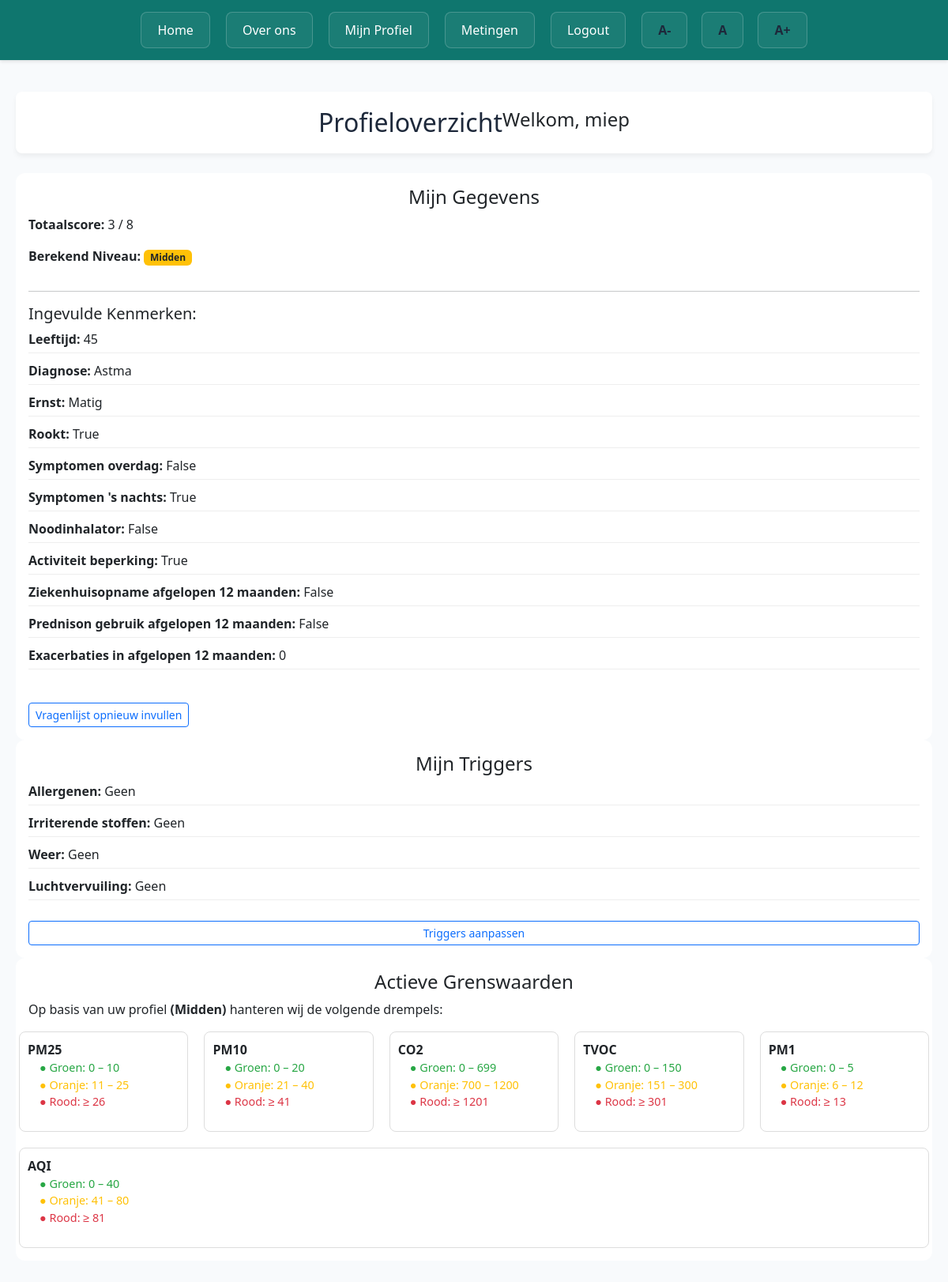
/profiel (signed in), run on the app's committed database.
### models.py (models this page shows, shortened)
class User(db.Model, UserMixin):
    __tablename__ = 'user'
    id: Map[int] = mc(primary_key=True)
    username: Map[str] = mc(String(150), unique=True, nullable=False)
    email: Map[str] = mc(String(150), unique=True, nullable=False)
    pw_hash: Map[str] = mc(String(256), nullable=False)
    role: Map[str] = mc(String(20), nullable=False)
    status: Map[str] = mc(String(20), nullable=False, default='pending')
    coupling_token: Map[Optional[str]] = mc(String(64), unique=True, nullable=True)
    esp_id: Map[Optional[int]]= mc(unique= True, nullable= True)
    waardes: Map[Optional['Waardes']] = rel(back_populates='user', uselist=False)
    triggers: Map[Optional['Triggers']] = rel(back_populates='user', uselist=False)

class Waardes(db.Model):
    __tablename__ = 'waardes'
    id: Map[int] = mc(primary_key=True)
    leeftijd: Map[int] = mc(Integer(), nullable=False)
    exacerbaties: Map[int] = mc(Integer(), nullable=False)
    diagnose: Map[str] = mc(String(8), nullable=False)
    level: Map[str] = mc(String(50), nullable=False)
    rookt: Map[bool] = mc(Boolean, nullable=False)
    dag: Map[bool] = mc(Boolean, nullable=False)
    nacht: Map[bool] = mc(Boolean, nullable=False)
    saba: Map[bool] = mc(Boolean, nullable=False)
    beperking: Map[bool] = mc(Boolean, nullable=False)
    hospital: Map[bool] = mc(Boolean, nullable=False)
    prednison: Map[bool] = mc(Boolean, nullable=False)
    score: Map[Optional[int]] = mc(Integer(), default=0)
    niveau: Map[Optional[str]] = mc(String(6))
    user_id: Map[int] = mc(FK('user.id'), unique=True, nullable=False)
    user: Map['User'] = rel(back_populates='waardes')

class Triggers(db.Model):
    __tablename__ = 'triggers'
    id: Map[int] = mc(primary_key=True)
    allergens: Map[str] = mc(String(10), nullable=False)
    irritants: Map[str] = mc(String(10), nullable=False)
    weather: Map[str] = mc(String(10), nullable=False)
    pollution: Map[str] = mc(String(10), nullable=False)
    user_id: Map[int] = mc(FK('user.id'), unique=True, nullable=False)
    user: Map['User'] = rel(back_populates='triggers')

### app.py (the view)
@app.route('/profiel')
@login_required
def profiel():
    user = current_user
    waardes = user.waardes
    triggers = user.triggers
    context = {}
    if waardes:
        context["niveau"] = waardes.niveau
        context["score"] = waardes.score
        context["drempels"] = DREMPELWAARDES[waardes.niveau]
        context["waardes"] = {
            "leeftijd": waardes.leeftijd,
            "diagnose": waardes.diagnose,
            "ernst": getattr(waardes, 'level', None),
            "rookt": waardes.rookt,
            "symptomen overdag": waardes.dag,
            "symptomen 's nachts": waardes.nacht,
            "noodinhalator": waardes.saba,
            "activiteit beperking": waardes.beperking,
            "ziekenhuisopname afgelopen 12 maanden": waardes.hospital,
            "prednison gebruik afgelopen 12 maanden": waardes.prednison,
            "exacerbaties in afgelopen 12 maanden": waardes.exacerbaties,
        }
    if triggers:
        context["triggers"] = {
            "allergenen": triggers.allergens,
            "irriterende stoffen": triggers.irritants,
            "weer": triggers.weather,
            "luchtvervuiling": triggers.pollution,
        }
    return rt("profiel.html", **context)

### models.py (called while the page is built)
@login_manager.user_loader
def load_user(user_id):
    return User.query.get(int(user_id))

### templates/profiel.html (shortened to what this page needs)
{% extends "base.html" %}
{% block style %}
<link rel="stylesheet" href="{{ url_for('static', filename='results.css') }}">
{% endblock %}
{% block content %}
{% if current_user.is_authenticated %}
<div class="dashboard-container">
    <main class="main-content">
        <header class="header card">
            <h1>Profieloverzicht</h1>
            <h2>Welkom, {{ current_user.username }}</h2>
        </header>
        <div class="content-wrapper">
            {% if score is not none and niveau %}
            <div class="card p-3 item1">
                <h2>Mijn Gegevens</h2>
                <p><strong>Totaalscore:</strong> {{ score }} / 8</p>
                <p><strong>Berekend Niveau:</strong>
                    <span
                        class="badge {% if niveau == 'Hoog' %}bg-danger{% elif niveau == 'Midden' %}bg-warning text-dark{% else %}bg-success{% endif %}">
                        {{ niveau }}
                    </span>
                </p>
                {% if waardes %}
                <hr>
                <h5>Ingevulde Kenmerken:</h5>
                <ul class="threshold-list">
                    {% for name, value in waardes.items() %}
                    <li><strong>{{ name|capitalize }}:</strong> {{ value|capitalize }}</li>
                    {% endfor %}
                </ul>
                {% endif %}
                <div class="mt-3">
                    <a class="btn btn-outline-primary btn-sm" href="{{ url_for('update_vragen') }}">Vragenlijst opnieuw
                        invullen</a>
                </div>
            </div>
            <div class="card p-3">
                <h2>Mijn Triggers</h2>
                {% if triggers %}
                <ul class="threshold-list">
                    {% for name, value in triggers.items() %}
                    <li><strong>{{ name|capitalize }}:</strong> {{ value|capitalize }}</li>
                    {% endfor %}
                </ul>
                <a class="btn btn-outline-primary btn-sm" href="{{ url_for('update_triggers') }}">Triggers aanpassen</a>
                {% else %}
                <p class="text-muted">Nog geen handmatige triggers ingesteld.</p>
                <a class="btn btn-primary btn-sm" href="{{ url_for('handmatig') }}">Triggers instellen</a>
                {% endif %}
            </div>
            <div class="card p-3" style="grid-column: span 2;">
                <h2>Actieve Grenswaarden</h2>
                <p>Op basis van uw profiel <strong>({{ niveau }})</strong> hanteren wij de volgende drempels:</p>
                <div class="row" style="display: flex; flex-wrap: wrap; gap: 20px;">
                    {% if drempels %}
                    {% for column, ranges in drempels.items() %}
                    <div style="flex: 1; min-width: 200px; border: 1px solid #ddd; padding: 10px; border-radius: 8px;">
                        <strong style="color: var(--primary-color);">{{ column }}</strong>
                        <ul class="inner-list">
                            <li style="color: #28a745;">● Groen: {{ ranges['groen_min'] }} – {{ ranges['groen_max'] }}
                            </li>
                            <li style="color: #ffc107;">● Oranje: {{ ranges['oranje_min'] }} – {{ ranges['oranje_max']
                                }}</li>
                            <li style="color: #dc3545;">● Rood: &ge; {{ ranges['rood_min'] }}</li>
                        </ul>
                    </div>
                    {% endfor %}
                    {% else %}
                    <p>Drempels worden geladen zodra een profiel actief is.</p>
                    {% endif %}
                </div>
            </div>
            {% endif %}
        </div>
    </main>
</div>
{% else %}
<div class="container text-center mt-5">
    <h1>Log eerst in!</h1>
    <a href="{{ url_for('login') }}" class="btn btn-primary">Naar Inloggen</a>
</div>
{% endif %}
{% endblock %}

### templates/base.html (shortened to what this page needs)
<html lang="en">
<head>
    <link href="https://cdn.jsdelivr.net/npm/bootstrap@5.3.8/dist/css/bootstrap.min.css" rel="stylesheet"
>
    <link rel="stylesheet" href="{{ url_for('static', filename='style.css') }}">
    {% block style %}
    {% endblock %}
</head>
<body>
    <nav class="custom-nav">
        <ul class="nav-menu">
            <li><a href="/">Home</a></li>
            <li><a href="/over_ons">Over ons</a></li>
            {% if current_user.is_authenticated %}
                {% if current_user.role == 'arts' %}
                    <li><a href="{{ url_for('doctor') }}">Artsenportaal</a></li>
                {% else %}
                    <li><a href="{{ url_for('profiel') }}">Mijn Profiel</a></li>
                    <li><a href="{{ url_for('user_ui') }}">Metingen</a></li>
                {% endif %}
                <li><a href="{{ url_for('logout') }}">Logout</a></li>
            {% else %}
                <li><a href="{{ url_for('login') }}">Inloggen</a></li>
                <li><a href="{{ url_for('register') }}">Registreren</a></li>
            {% endif %}
            <li class="font-size-controls">
                <a onclick="changeFontSize('decrease')" title="Tekst verkleinen" style="cursor: pointer; font-weight: bold;">A-</a>
                <a onclick="changeFontSize('reset')" title="Standaard tekstgrootte" style="cursor: pointer; font-weight: bold;">A</a>
                <a onclick="changeFontSize('increase')" title="Tekst vergroten" style="cursor: pointer; font-weight: bold;">A+</a>
            </li>
        </ul>
    </nav>
    <div class="content-wrapper">
        {% block content %}
        {% endblock %}
    </div>
</body>
</html>

### static/style.css (style rules this page uses)
* { box-sizing: border-box; font-family: 'Segoe UI', Tahoma, Geneva, Verdana, sans-serif; }
:root { --text-main-color: #1e293b; --text-second-color: #ffffff; --bg-nav-color: #0f766e; --text-nav-color: #ffffff; --nav-hover-color: #115e59; --bg-form-lightgreen: #e6f4f1; --bg-main-color: #f8fafc; --bg-second-color: #0284c7; --bg-third-color: #ffffff; --bg-accent-hover: #0369a1; --moerasgroen: #008b66; --font-size-s: 0.9rem; --font-size-m: 1rem; --font-size-l: 1.5rem; --font-size-xl: 2rem; --font-size-xxl: 2.5rem; --font-weight-n: 400; --font-weight-m: 500; --font-weight-sb: 600; --font-weight-b: 700; --border-radius-s: 8px; --border-radius-m: 30px; --border-radius-c: 50%; }
body { margin: 0; min-height: 100vh; background-color: var(--bg-main-color); color: var(--text-main-color); }
h1 { padding-top: 30px; padding-bottom: 20px; text-align: center; font-size: var(--font-size-xxl); }
h2 { text-align: center; font-size: var(--font-size-l); }
.custom-nav { padding-left: 20px; padding-right: 20px; padding-top: 15px; padding-bottom: 15px; margin-bottom: 20px; display: flex; align-items: center; justify-content: center; background-color: var(--bg-nav-color); box-shadow: 0 2px 4px rgba(0, 0, 0, 0.1); }
.custom-nav ul { list-style: none; margin: 0; padding: 0; }
.custom-nav a { text-decoration: none; color: var(--text-nav-color); }
.custom-nav .nav-menu { display: flex; gap: 10px; }
.custom-nav .nav-menu a { padding: 10px 20px; margin: 0 5px; border-radius: var(--border-radius-s); border: 1px solid rgba(255, 255, 255, 0.2); background-color: rgba(255, 255, 255, 0.05); transition: all 0.2s ease; }
.vragenlijst-form ul, li { list-style: none; padding: 0; margin: 0; }
.dashboard-container { display: flex; gap: 30px; max-width: 1400px; margin: 40px auto; padding: 0 20px; align-items: flex-start; }
.main-content { flex: 1; display: flex; flex-direction: column; gap: 25px; }
.header.card { display: flex; flex-direction: row; justify-content: space-between; align-items: center; padding: 20px; background: var(--bg-third-color); border-radius: var(--border-radius-s); box-shadow: 0 4px 6px rgba(0, 0, 0, 0.05); }
.header h1 { padding: 0; margin: 0; font-size: var(--font-size-xl); text-align: left; color: var(--text-main-color); }
.font-size-controls { display: flex; align-items: center; gap: 5px; margin-left: 15px; }

### static/results.css (style rules this page uses)
.dashboard-container { display: flex; gap: 30px; max-width: 1400px; margin: 40px auto; padding: 0 20px; align-items: flex-start; }
.main-content { flex: 1; display: flex; flex-direction: column; gap: 25px; }
.header.card { display: flex; flex-direction: row; justify-content: center; align-items: center; padding: 20px; background: white; border-radius: var(--border-radius-s); box-shadow: 0 4px 6px rgba(0, 0, 0, 0.05); }
.header h1 { padding: 0; margin: 0; font-size: var(--font-size-xl); text-align: center; color: var(--text-main-color); }
.card { border: none; border-radius: 12px; }

### templates/base.html (style rules this page uses)
.nav-menu { display: flex; align-items: center; list-style-type: none; margin: 0; padding: 10px 20px; gap: 20px; }
.nav-menu a { text-decoration: none; display: block; }
.font-size-controls { display: flex; align-items: center; gap: 8px; margin-left: auto; }

### templates/profiel.html (style rules this page uses)
.threshold-list { list-style: none; padding-left: 0; }
.threshold-list li { margin-bottom: 10px; border-bottom: 1px solid #eee; padding-bottom: 5px; }
.inner-list { list-style: none; padding-left: 15px; font-size: 0.9em; }

### data on the page
User: username "miep"
Waardes: niveau "Midden", name "Diagnose", diagnose "Astma", name "Ernst", level "Matig"
Triggers: name "Allergenen", allergens "Geen", name "Irriterende stoffen", irritants "Geen", name "Weer", weather "Geen", name "Luchtvervuiling", pollution "Geen"

### other printed values
{{ score }} "3"
{{ name|capitalize }} "Leeftijd" "Rookt" "Symptomen overdag" "Symptomen 's nachts" "Noodinhalator" "Activiteit beperking" "Ziekenhuisopname afgelopen 12 maanden" "Prednison gebruik afgelopen 12 maanden" "Exacerbaties in afgelopen 12 maanden"
{{ value|capitalize }} "45" "True" "False" "True" "False" "True" "False" "False" "0"
{{ column }} "PM25" "PM10" "CO2" "TVOC" "PM1" "AQI"
{{ ranges['groen_min'] }} "0" "0" "0" "0" "0" "0"
{{ ranges['groen_max'] }} "10" "20" "699" "150" "5" "40"
{{ ranges['oranje_min'] }} "11" "21" "700" "151" "6" "41"
{{ ranges['oranje_max'] }} "25" "40" "1200" "300" "12" "80"
{{ ranges['rood_min'] }} "26" "41" "1201" "301" "13" "81"
